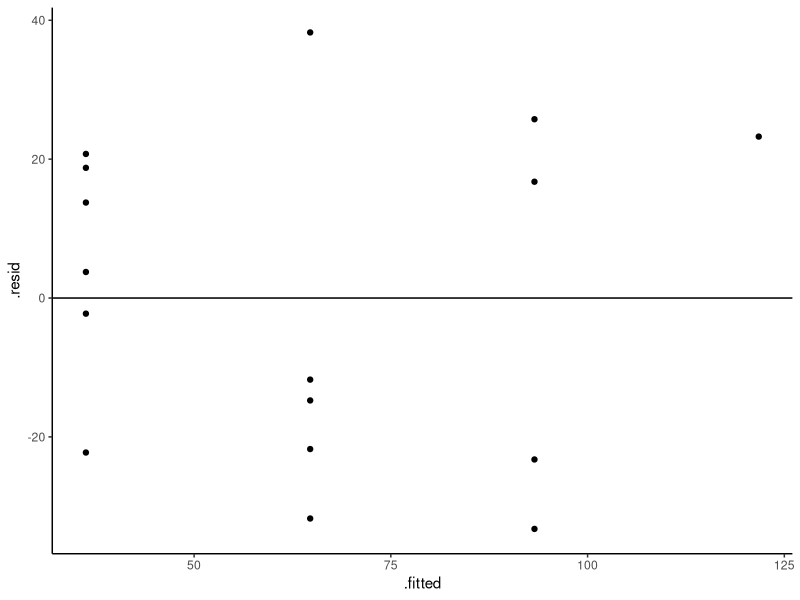
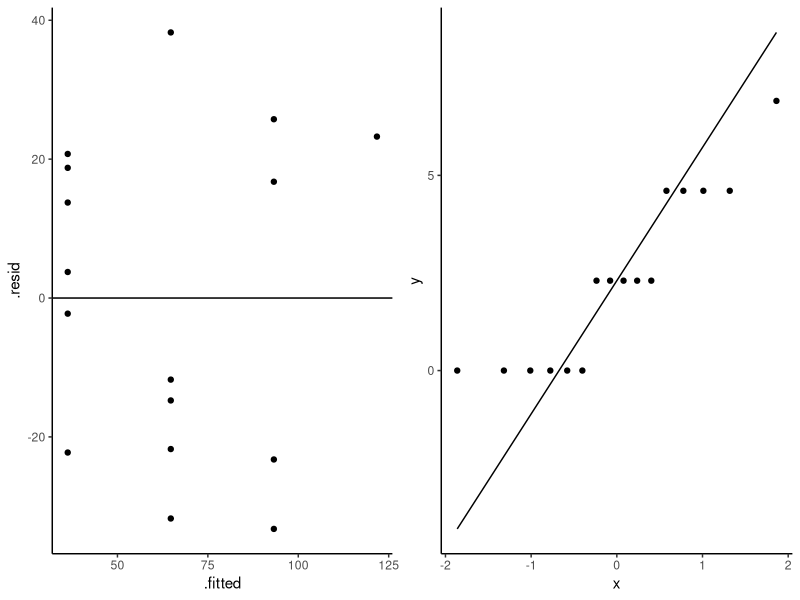
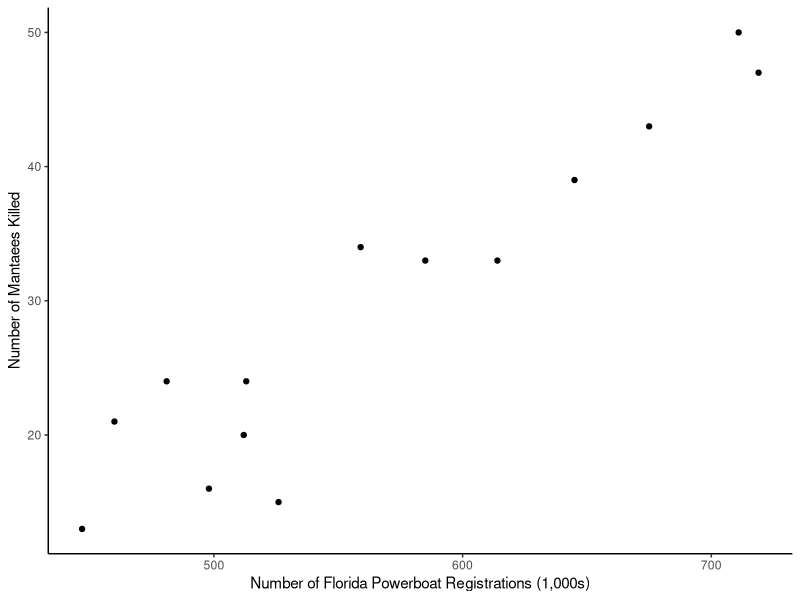
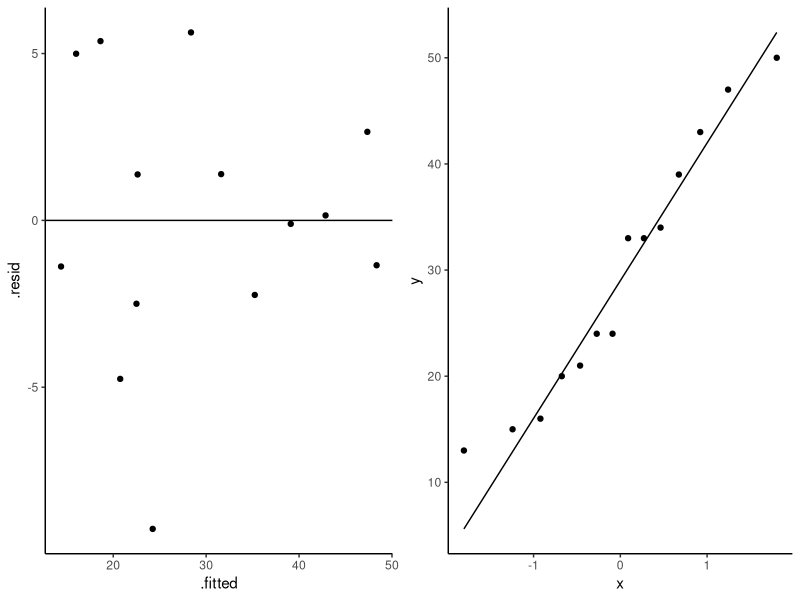

Generate these figures, in order, with R:
## ---- chunk 1
r.xy<-0.887
S.y<-0.077
S.x<-214.62

beta.1<-r.xy*(S.y/S.x)
beta.1
## ---- chunk 2
y.bar<-0.21
x.bar<-433.33

beta.0<-y.bar-(beta.1*x.bar)
beta.0
## ---- chunk 3
rmse<-S.y * sqrt(1-(r.xy^2))
rmse
## ---- chunk 4
se.beta.1<-rmse/sqrt((12-1)*(S.x^2))
se.beta.1
## ---- chunk 5
t.statistic<-beta.1/se.beta.1
t.statistic
## ---- chunk 6
lower<-beta.1-(2.228*se.beta.1)
upper<-beta.1+(2.228*se.beta.1)
CI<-data.frame(lower,upper)
CI
## ---- chunk 7
x<- 300
mu.300<- 0.07210043 + 0.0003182322*x
mu.300
## ---- chunk 8
x.range<-c((433.33 - 214.62),(433.33 + 214.62))
x.range
## ---- chunk 9
se.mu.300<-rmse*sqrt((1/12)+(((300-433.33)^2) / ((12-1)*(S.x^2))))
se.mu.300
## ---- chunk 10
df<-read.csv("Data/eruption.csv",header=T)
summary(df)
df$interval<-as.numeric(as.character(df$interval))
model<-lm(interval~duration, data = df)
summary(model)
## ---- chunk 11
confint(model,level=0.95)
## ---- chunk 12
summary(model)
## ---- chunk 13
df<-read.csv("Data/wormyfruit.csv",header=T)
str(df) # size of crop x; percent of fruit attacked is y
model<-lm(Perc~Size,data=df)
summary(model)
## ---- chunk 14
anova(model)
## ---- chunk 15
anova(model)
SS.Between<-776.6
SS.Total<-534.67+776.6
SS.Between/SS.Total
## ---- chunk 16
new.data = data.frame(Size=c(150))

perc<-predict(model, newdata = new.data,se.fit = T,interval = "conf",level=0.95)
perc$fit # estimated percentage infestation at 150 apples
## ---- chunk 17
perc$fit
## ---- chunk 18
perc2<-predict(model, newdata = new.data, se.fit = T, interval = "predict",level=0.90)
perc2$fit
## ---- chunk 19
df<-read.csv("Data/diversity.csv",header=T)
str(df) # area x (hectares); number of species is y
df$log.area<-log(df$area)
model<-lm(species~log.area,data=df)
summary(model)
## ---- chunk 20
library(ggplot2)
library(gridExtra)
p1<-ggplot(model)+
  geom_point(aes(x=.fitted,y=.resid))+
  geom_abline(aes(intercept=0,slope=0))+
  theme_classic()
p1
p2<-ggplot(df,aes(sample = log.area))+
  stat_qq()+
  stat_qq_line()+
  theme_classic()
grid.arrange(p1,p2,ncol=2)
## ---- chunk 21
exp(mean(df$log.area))
## ---- chunk 22
summary(model)
sigma.hat<-23.78
n <- 16
# minimum prediction error for individual response.
min.pe<-sigma.hat*sqrt(1+(1/n))
min.pe

## ---- chunk 23
summary(model)
sigma.hat<-23.78
n2 <- 160
# minimum prediction error for individual response.
min.pe2<-sigma.hat*sqrt(1+(1/n2))
min.pe2

## ---- chunk 24
df<-read.csv("Data/manatee.csv",header=T)
str(df)
library(ggplot2)
p1<-ggplot(df,aes(x=X,y=Y))+
  geom_point()+
  theme_classic()+
  labs(x="Number of Florida Powerboat Registrations (1,000s)",
       y="Number of Mantaees Killed")

## ---- chunk 25
p1
## ---- chunk 26
cor(df)
## ---- chunk 27
model<-lm(Y~X, data = df)
summary(model)
## ---- chunk 28
new.data<-data.frame(X = 600)
est<-predict(model, newdata = new.data, se.fit = T,interval = "conf",level=0.95)
est$fit
## ---- chunk 29
library(gridExtra)
library(ggplot2)
p1<-ggplot(model)+
  geom_point(aes(x=.fitted,y=.resid))+
  geom_abline(aes(intercept=0,slope=0))+
  theme_classic()
#p1
p2<-ggplot(df,aes(sample = Y))+
  stat_qq()+
  stat_qq_line()+
  theme_classic()
#p2
grid.arrange(p1,p2,ncol=2)
